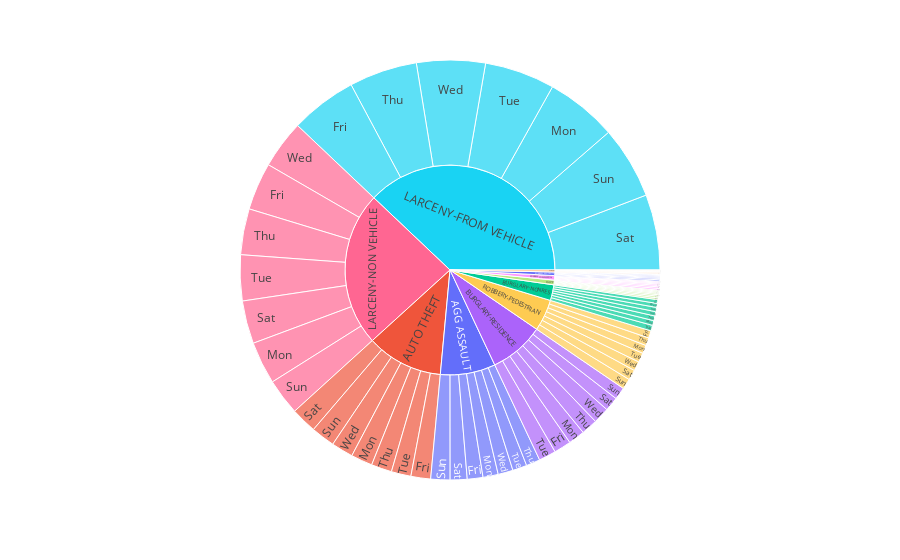

Notebook code for this chart:
### Code cell
fig = px.sunburst(crime_type_day_freq, path=['Type of Crime', 'Day'], values='Freq', 
                  color='Type of Crime',color_continuous_scale='RdBu')
fig.show()

### Figure 1 — Plotly figure (JSON) as saved in the notebook; plotly's stock layout.template omitted (floating-point values rounded to 4 significant figures)
{"data": [{"branchvalues": "total", "domain": {"x": [0, 1], "y": [0, 1]}, "hoverlabel": {"namelength": 0}, "hovertemplate": "labels=%{label}<br>Freq=%{value}<br>parent=%{parent}<br>id=%{id}", "ids": ["AGG ASSAULT/Fri", "AGG ASSAULT/Sun", "AGG ASSAULT/Thu", "AGG ASSAULT/Mon", "AGG ASSAULT/Tue", "AGG ASSAULT/Sat", "AGG ASSAULT", "AGG ASSAULT/Wed", "AUTO THEFT/Tue", "AUTO THEFT/Wed", "AUTO THEFT/Sat", "AUTO THEFT/Mon", "AUTO THEFT", "AUTO THEFT/Sun", "AUTO THEFT/Fri", "AUTO THEFT/Thu", "BURGLARY-NONRES/Tue", "BURGLARY-NONRES/Thu", "BURGLARY-NONRES/Wed", "BURGLARY-NONRES/Sun", "BURGLARY-NONRES/Sat", "BURGLARY-NONRES", "BURGLARY-NONRES/Fri", "BURGLARY-NONRES/Mon", "BURGLARY-RESIDENCE/Sun", "BURGLARY-RESIDENCE/Mon", "BURGLARY-RESIDENCE/Tue", "BURGLARY-RESIDENCE/Fri", "BURGLARY-RESIDENCE/Thu", "BURGLARY-RESIDENCE/Wed", "BURGLARY-RESIDENCE/Sat", "BURGLARY-RESIDENCE", "HOMICIDE/Wed", "HOMICIDE/Fri", "HOMICIDE/Sat", "HOMICIDE/Mon", "HOMICIDE/Tue", "HOMICIDE/Sun", "HOMICIDE/Thu", "HOMICIDE", "LARCENY-FROM VEHICLE/Tue", "LARCENY-FROM VEHICLE/Thu", "LARCENY-FROM VEHICLE", "LARCENY-FROM VEHICLE/Fri", "LARCENY-FROM VEHICLE/Sun", "LARCENY-FROM VEHICLE/Mon", "LARCENY-FROM VEHICLE/Wed", "LARCENY-FROM VEHICLE/Sat", "LARCENY-NON VEHICLE/Fri", "LARCENY-NON VEHICLE/Wed", "LARCENY-NON VEHICLE/Tue", "LARCENY-NON VEHICLE/Thu", "LARCENY-NON VEHICLE/Sun", "LARCENY-NON VEHICLE/Sat", "LARCENY-NON VEHICLE", "LARCENY-NON VEHICLE/Mon", "RAPE/Wed", "RAPE/Sat", "RAPE/Mon", "RAPE/Sun", "RAPE", "RAPE/Fri", "RAPE/Thu", "RAPE/Tue", "ROBBERY-COMMERCIAL/Mon", "ROBBERY-COMMERCIAL/Tue", "ROBBERY-COMMERCIAL/Wed", "ROBBERY-COMMERCIAL/Sun", "ROBBERY-COMMERCIAL/Thu", "ROBBERY-COMMERCIAL/Fri", "ROBBERY-COMMERCIAL/Sat", "ROBBERY-COMMERCIAL", "ROBBERY-PEDESTRIAN/Wed", "ROBBERY-PEDESTRIAN/Thu", "ROBBERY-PEDESTRIAN/Tue", "ROBBERY-PEDESTRIAN/Sun", "ROBBERY-PEDESTRIAN", "ROBBERY-PEDESTRIAN/Fri", "ROBBERY-PEDESTRIAN/Sat", "ROBBERY-PEDESTRIAN/Mon", "ROBBERY-RESIDENCE/Sun", "ROBBERY-RESIDENCE/Tue", "ROBBERY-RESIDENCE/Thu", "ROBBERY-RESIDENCE/Sat", "ROBBERY-RESIDENCE/Mon", "ROBBERY-RESIDENCE/Fri", "ROBBERY-RESIDENCE/Wed", "ROBBERY-RESIDENCE"], "labels": ["Fri", "Sun", "Thu", "Mon", "Tue", "Sat", "AGG ASSAULT", "Wed", "Tue", "Wed", "Sat", "Mon", "AUTO THEFT", "Sun", "Fri", "Thu", "Tue", "Thu", "Wed", "Sun", "Sat", "BURGLARY-NONRES", "Fri", "Mon", "Sun", "Mon", "Tue", "Fri", "Thu", "Wed", "Sat", "BURGLARY-RESIDENCE", "Wed", "Fri", "Sat", "Mon", "Tue", "Sun", "Thu", "HOMICIDE", "Tue", "Thu", "LARCENY-FROM VEHICLE", "Fri", "Sun", "Mon", "Wed", "Sat", "Fri", "Wed", "Tue", "Thu", "Sun", "Sat", "LARCENY-NON VEHICLE", "Mon", "Wed", "Sat", "Mon", "Sun", "RAPE", "Fri", "Thu", "Tue", "Mon", "Tue", "Wed", "Sun", "Thu", "Fri", "Sat", "ROBBERY-COMMERCIAL", "Wed", "Thu", "Tue", "Sun", "ROBBERY-PEDESTRIAN", "Fri", "Sat", "Mon", "Sun", "Tue", "Thu", "Sat", "Mon", "Fri", "Wed", "ROBBERY-RESIDENCE"], "marker": {"colors": ["#636efa", "#636efa", "#636efa", "#636efa", "#636efa", "#636efa", "#636efa", "#636efa", "#EF553B", "#EF553B", "#EF553B", "#EF553B", "#EF553B", "#EF553B", "#EF553B", "#EF553B", "#00cc96", "#00cc96", "#00cc96", "#00cc96", "#00cc96", "#00cc96", "#00cc96", "#00cc96", "#ab63fa", "#ab63fa", "#ab63fa", "#ab63fa", "#ab63fa", "#ab63fa", "#ab63fa", "#ab63fa", "#FFA15A", "#FFA15A", "#FFA15A", "#FFA15A", "#FFA15A", "#FFA15A", "#FFA15A", "#FFA15A", "#19d3f3", "#19d3f3", "#19d3f3", "#19d3f3", "#19d3f3", "#19d3f3", "#19d3f3", "#19d3f3", "#FF6692", "#FF6692", "#FF6692", "#FF6692", "#FF6692", "#FF6692", "#FF6692", "#FF6692", "#B6E880", "#B6E880", "#B6E880", "#B6E880", "#B6E880", "#B6E880", "#B6E880", "#B6E880", "#FF97FF", "#FF97FF", "#FF97FF", "#FF97FF", "#FF97FF", "#FF97FF", "#FF97FF", "#FF97FF", "#FECB52", "#FECB52", "#FECB52", "#FECB52", "#FECB52", "#FECB52", "#FECB52", "#FECB52", "#636efa", "#636efa", "#636efa", "#636efa", "#636efa", "#636efa", "#636efa", "#636efa"]}, "name": "", "parents": ["AGG ASSAULT", "AGG ASSAULT", "AGG ASSAULT", "AGG ASSAULT", "AGG ASSAULT", "AGG ASSAULT", "", "AGG ASSAULT", "AUTO THEFT", "AUTO THEFT", "AUTO THEFT", "AUTO THEFT", "", "AUTO THEFT", "AUTO THEFT", "AUTO THEFT", "BURGLARY-NONRES", "BURGLARY-NONRES", "BURGLARY-NONRES", "BURGLARY-NONRES", "BURGLARY-NONRES", "", "BURGLARY-NONRES", "BURGLARY-NONRES", "BURGLARY-RESIDENCE", "BURGLARY-RESIDENCE", "BURGLARY-RESIDENCE", "BURGLARY-RESIDENCE", "BURGLARY-RESIDENCE", "BURGLARY-RESIDENCE", "BURGLARY-RESIDENCE", "", "HOMICIDE", "HOMICIDE", "HOMICIDE", "HOMICIDE", "HOMICIDE", "HOMICIDE", "HOMICIDE", "", "LARCENY-FROM VEHICLE", "LARCENY-FROM VEHICLE", "", "LARCENY-FROM VEHICLE", "LARCENY-FROM VEHICLE", "LARCENY-FROM VEHICLE", "LARCENY-FROM VEHICLE", "LARCENY-FROM VEHICLE", "LARCENY-NON VEHICLE", "LARCENY-NON VEHICLE", "LARCENY-NON VEHICLE", "LARCENY-NON VEHICLE", "LARCENY-NON VEHICLE", "LARCENY-NON VEHICLE", "", "LARCENY-NON VEHICLE", "RAPE", "RAPE", "RAPE", "RAPE", "", "RAPE", "RAPE", "RAPE", "ROBBERY-COMMERCIAL", "ROBBERY-COMMERCIAL", "ROBBERY-COMMERCIAL", "ROBBERY-COMMERCIAL", "ROBBERY-COMMERCIAL", "ROBBERY-COMMERCIAL", "ROBBERY-COMMERCIAL", "", "ROBBERY-PEDESTRIAN", "ROBBERY-PEDESTRIAN", "ROBBERY-PEDESTRIAN", "ROBBERY-PEDESTRIAN", "", "ROBBERY-PEDESTRIAN", "ROBBERY-PEDESTRIAN", "ROBBERY-PEDESTRIAN", "ROBBERY-RESIDENCE", "ROBBERY-RESIDENCE", "ROBBERY-RESIDENCE", "ROBBERY-RESIDENCE", "ROBBERY-RESIDENCE", "ROBBERY-RESIDENCE", "ROBBERY-RESIDENCE", ""], "type": "sunburst", "values": [278, 341, 247, 270, 254, 300, 1956, 266, 349, 388, 459, 382, 2717, 425, 349, 365, 100, 84, 71, 77, 75, 558, 66, 85, 218, 291, 306, 305, 289, 286, 251, 1946, 4, 10, 16, 7, 11, 13, 8, 69, 1245, 1207, 8740, 1180, 1285, 1267, 1218, 1338, 843, 856, 813, 815, 643, 762, 5487, 755, 29, 27, 20, 31, 167, 19, 23, 18, 26, 30, 23, 16, 17, 28, 17, 157, 167, 140, 167, 186, 1119, 129, 183, 147, 26, 24, 17, 11, 16, 18, 16, 128]}], "layout": {"legend": {"tracegroupgap": 0}, "margin": {"t": 60}}}
